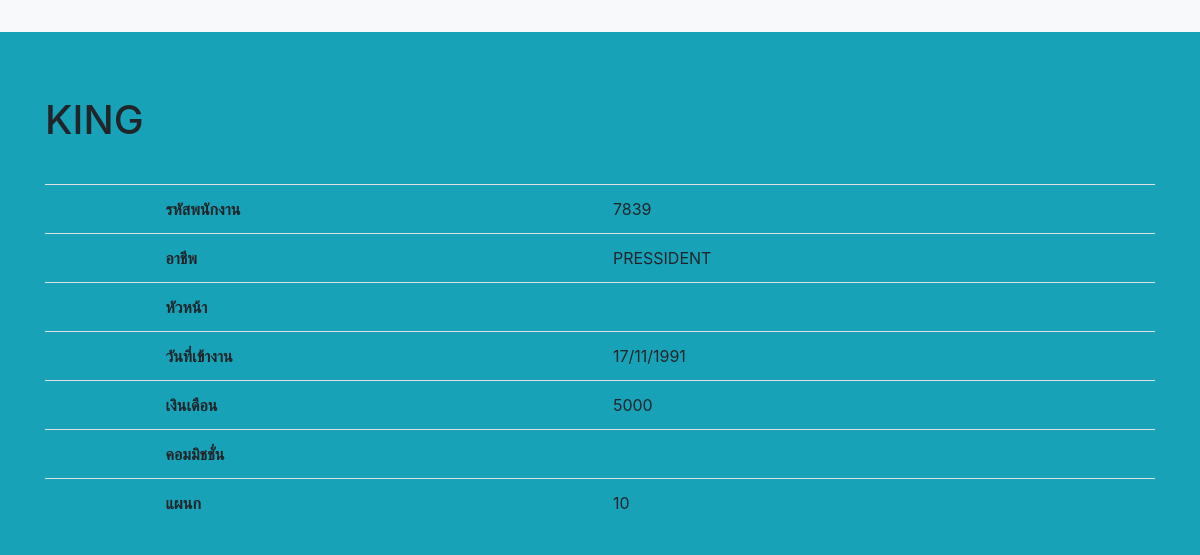
Page /pos.php (signed in) on the committed database.
### tables this page shows
CREATE TABLE `emp` (
  `EMPNO` varchar(4) NOT NULL DEFAULT '',
  `ENAME` varchar(20) DEFAULT NULL,
  `JOB` varchar(15) DEFAULT NULL,
  `MGR` varchar(4) DEFAULT NULL,
  `HIREDATE` date DEFAULT NULL,
  `SAL` int(5) DEFAULT NULL,
  `COMM` int(5) DEFAULT NULL,
  `DEPTNO` char(2) NOT NULL DEFAULT '',
  `USERNAME` varchar(20) NOT NULL,
  `PASSWORD` varchar(64) NOT NULL,
  `ROLE` varchar(20) NOT NULL
);

### pos.php (the view, shortened to what this page needs)
<!DOCTYPE html>
<html>
<head>
  <link rel="stylesheet" href="https://cdnjs.cloudflare.com/ajax/libs/font-awesome/4.7.0/css/font-awesome.min.css">
</head>
<body>
<?php require 'page1.php'; ?>
<?php
$empno = $_SESSION['empno'];
require_once 'db.php';
$sql = "SELECT * FROM emp WHERE EMPNO = ? ";
$statement = $connection->prepare($sql);
$statement->execute([$empno]);
$emp = $statement->fetch(PDO::FETCH_OBJ);
$empno = $emp->EMPNO;
$ename = $emp->ENAME;
$job = $emp->JOB;
$mgr = $emp->MGR;
$hiredate = $emp->HIREDATE;
$sal = $emp->SAL;
$comm = $emp->COMM;
$deptno = $emp->DEPTNO;
?>
<div class="container">
<br>
<br>
<th>
<p align = "center">
<?php print "<h1>\n$ename</h1>"; ?>
</p>
 </th>
 <br>
  <table class="table">
    <tbody>
      <tr>
        <td><th>รหัสพนักงาน</th></td>
        <td><?php echo $empno ?> </td>
      </tr>
      <tr>
      <td><th>อาชีพ</th></td>
        <td><?php echo $job ?> </td>
      </tr>
      <tr>
      <td><th>หัวหน้า</th></td>
        <td><?php echo $mgr ?> </td>
      </tr>
      <tr>
      <td><th>วันที่เข้างาน</th></td>
        <td><?php echo date("d/m/Y",strtotime($hiredate)) ?> </td>
      </tr>
      <tr>
      <td><th>เงินเดือน</th></td>
        <td><?php echo $sal ?> </td>
      </tr>
      <tr>
      <td><th>คอมมิชชั่น</th></td>
        <td><?php echo $comm ?> </td>
      </tr>
      <tr>
      <td><th>แผนก</th></td>
        <td><?php echo $deptno ?> </td>
      </tr>
    </tbody>
  </table>
</div>
</body>
</html>

### rows in the picture
emp: ENAME "KING", EMPNO "7839", JOB "PRESSIDENT", HIREDATE "17/11/1991", SAL "5000", DEPTNO "10"
